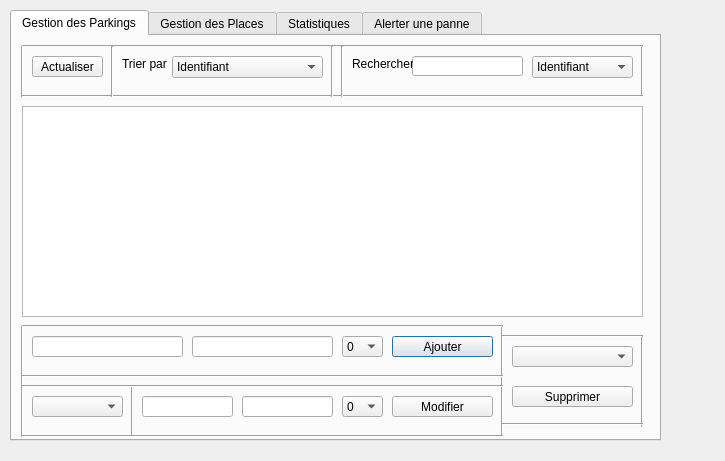
<?xml version="1.0" encoding="UTF-8"?>
<ui version="4.0">
 <class>gerer_parking</class>
 <widget class="QDialog" name="gerer_parking">
  <property name="geometry">
   <rect>
    <x>0</x>
    <y>0</y>
    <width>725</width>
    <height>461</height>
   </rect>
  </property>
  <property name="windowTitle">
   <string>Dialog</string>
  </property>
  <widget class="QTabWidget" name="tabWidget">
   <property name="geometry">
    <rect>
     <x>10</x>
     <y>10</y>
     <width>651</width>
     <height>431</height>
    </rect>
   </property>
   <property name="styleSheet">
    <string notr="true"/>
   </property>
   <property name="currentIndex">
    <number>0</number>
   </property>
   <widget class="QWidget" name="tab_4">
    <attribute name="title">
     <string>Gestion des Parkings</string>
    </attribute>
    <widget class="QTableView" name="tabParking">
     <property name="geometry">
      <rect>
       <x>10</x>
       <y>70</y>
       <width>621</width>
       <height>211</height>
      </rect>
     </property>
    </widget>
    <widget class="QLineEdit" name="idPar">
     <property name="geometry">
      <rect>
       <x>20</x>
       <y>300</y>
       <width>151</width>
       <height>21</height>
      </rect>
     </property>
    </widget>
    <widget class="QLineEdit" name="capacitePar">
     <property name="geometry">
      <rect>
       <x>180</x>
       <y>300</y>
       <width>141</width>
       <height>21</height>
      </rect>
     </property>
    </widget>
    <widget class="QPushButton" name="ajouterPar">
     <property name="geometry">
      <rect>
       <x>380</x>
       <y>300</y>
       <width>101</width>
       <height>21</height>
      </rect>
     </property>
     <property name="text">
      <string>Ajouter</string>
     </property>
    </widget>
    <widget class="QComboBox" name="etatComboPar">
     <property name="geometry">
      <rect>
       <x>330</x>
       <y>300</y>
       <width>41</width>
       <height>21</height>
      </rect>
     </property>
     <item>
      <property name="text">
       <string>0</string>
      </property>
     </item>
     <item>
      <property name="text">
       <string>1</string>
      </property>
     </item>
    </widget>
    <widget class="Line" name="line_5">
     <property name="geometry">
      <rect>
       <x>0</x>
       <y>10</y>
       <width>20</width>
       <height>51</height>
      </rect>
     </property>
     <property name="orientation">
      <enum>Qt::Vertical</enum>
     </property>
    </widget>
    <widget class="Line" name="line_6">
     <property name="geometry">
      <rect>
       <x>620</x>
       <y>10</y>
       <width>20</width>
       <height>51</height>
      </rect>
     </property>
     <property name="orientation">
      <enum>Qt::Vertical</enum>
     </property>
    </widget>
    <widget class="Line" name="line_7">
     <property name="geometry">
      <rect>
       <x>620</x>
       <y>300</y>
       <width>20</width>
       <height>91</height>
      </rect>
     </property>
     <property name="orientation">
      <enum>Qt::Vertical</enum>
     </property>
    </widget>
    <widget class="Line" name="line_8">
     <property name="geometry">
      <rect>
       <x>0</x>
       <y>290</y>
       <width>20</width>
       <height>111</height>
      </rect>
     </property>
     <property name="orientation">
      <enum>Qt::Vertical</enum>
     </property>
    </widget>
    <widget class="Line" name="line_9">
     <property name="geometry">
      <rect>
       <x>480</x>
       <y>290</y>
       <width>20</width>
       <height>111</height>
      </rect>
     </property>
     <property name="orientation">
      <enum>Qt::Vertical</enum>
     </property>
    </widget>
    <widget class="Line" name="line_10">
     <property name="geometry">
      <rect>
       <x>10</x>
       <y>330</y>
       <width>481</width>
       <height>20</height>
      </rect>
     </property>
     <property name="orientation">
      <enum>Qt::Horizontal</enum>
     </property>
    </widget>
    <widget class="QComboBox" name="idSupprComboPar">
     <property name="geometry">
      <rect>
       <x>500</x>
       <y>310</y>
       <width>121</width>
       <height>21</height>
      </rect>
     </property>
    </widget>
    <widget class="QPushButton" name="supprPar">
     <property name="geometry">
      <rect>
       <x>500</x>
       <y>350</y>
       <width>121</width>
       <height>21</height>
      </rect>
     </property>
     <property name="text">
      <string>Supprimer</string>
     </property>
    </widget>
    <widget class="Line" name="line_11">
     <property name="geometry">
      <rect>
       <x>490</x>
       <y>380</y>
       <width>141</width>
       <height>16</height>
      </rect>
     </property>
     <property name="orientation">
      <enum>Qt::Horizontal</enum>
     </property>
    </widget>
    <widget class="QLineEdit" name="idModifPar">
     <property name="geometry">
      <rect>
       <x>130</x>
       <y>360</y>
       <width>91</width>
       <height>21</height>
      </rect>
     </property>
    </widget>
    <widget class="QLineEdit" name="capaciteModifPar">
     <property name="geometry">
      <rect>
       <x>230</x>
       <y>360</y>
       <width>91</width>
       <height>21</height>
      </rect>
     </property>
    </widget>
    <widget class="QComboBox" name="etatModifComboPar">
     <property name="geometry">
      <rect>
       <x>330</x>
       <y>360</y>
       <width>41</width>
       <height>21</height>
      </rect>
     </property>
     <item>
      <property name="text">
       <string>0</string>
      </property>
     </item>
     <item>
      <property name="text">
       <string>1</string>
      </property>
     </item>
    </widget>
    <widget class="QPushButton" name="modifPar">
     <property name="geometry">
      <rect>
       <x>380</x>
       <y>360</y>
       <width>101</width>
       <height>21</height>
      </rect>
     </property>
     <property name="text">
      <string>Modifier</string>
     </property>
    </widget>
    <widget class="Line" name="line_17">
     <property name="geometry">
      <rect>
       <x>110</x>
       <y>350</y>
       <width>20</width>
       <height>51</height>
      </rect>
     </property>
     <property name="orientation">
      <enum>Qt::Vertical</enum>
     </property>
    </widget>
    <widget class="Line" name="line_18">
     <property name="geometry">
      <rect>
       <x>10</x>
       <y>340</y>
       <width>481</width>
       <height>20</height>
      </rect>
     </property>
     <property name="orientation">
      <enum>Qt::Horizontal</enum>
     </property>
    </widget>
    <widget class="Line" name="line_19">
     <property name="geometry">
      <rect>
       <x>10</x>
       <y>390</y>
       <width>481</width>
       <height>20</height>
      </rect>
     </property>
     <property name="orientation">
      <enum>Qt::Horizontal</enum>
     </property>
    </widget>
    <widget class="Line" name="line_21">
     <property name="geometry">
      <rect>
       <x>10</x>
       <y>280</y>
       <width>481</width>
       <height>20</height>
      </rect>
     </property>
     <property name="orientation">
      <enum>Qt::Horizontal</enum>
     </property>
    </widget>
    <widget class="Line" name="line_20">
     <property name="geometry">
      <rect>
       <x>490</x>
       <y>290</y>
       <width>141</width>
       <height>20</height>
      </rect>
     </property>
     <property name="orientation">
      <enum>Qt::Horizontal</enum>
     </property>
    </widget>
    <widget class="Line" name="line_22">
     <property name="geometry">
      <rect>
       <x>10</x>
       <y>50</y>
       <width>621</width>
       <height>20</height>
      </rect>
     </property>
     <property name="orientation">
      <enum>Qt::Horizontal</enum>
     </property>
    </widget>
    <widget class="Line" name="line_23">
     <property name="geometry">
      <rect>
       <x>10</x>
       <y>0</y>
       <width>621</width>
       <height>20</height>
      </rect>
     </property>
     <property name="orientation">
      <enum>Qt::Horizontal</enum>
     </property>
    </widget>
    <widget class="QComboBox" name="idModifComboPar">
     <property name="geometry">
      <rect>
       <x>20</x>
       <y>360</y>
       <width>91</width>
       <height>21</height>
      </rect>
     </property>
    </widget>
    <widget class="Line" name="line_62">
     <property name="geometry">
      <rect>
       <x>90</x>
       <y>10</y>
       <width>20</width>
       <height>51</height>
      </rect>
     </property>
     <property name="orientation">
      <enum>Qt::Vertical</enum>
     </property>
    </widget>
    <widget class="QLabel" name="label_16">
     <property name="geometry">
      <rect>
       <x>110</x>
       <y>20</y>
       <width>51</width>
       <height>16</height>
      </rect>
     </property>
     <property name="text">
      <string>Trier par</string>
     </property>
    </widget>
    <widget class="QPushButton" name="rafraichirPar">
     <property name="geometry">
      <rect>
       <x>20</x>
       <y>20</y>
       <width>71</width>
       <height>21</height>
      </rect>
     </property>
     <property name="text">
      <string>Actualiser</string>
     </property>
    </widget>
    <widget class="Line" name="line_61">
     <property name="geometry">
      <rect>
       <x>320</x>
       <y>10</y>
       <width>20</width>
       <height>51</height>
      </rect>
     </property>
     <property name="orientation">
      <enum>Qt::Vertical</enum>
     </property>
    </widget>
    <widget class="QLineEdit" name="rechTextPar">
     <property name="geometry">
      <rect>
       <x>400</x>
       <y>20</y>
       <width>111</width>
       <height>20</height>
      </rect>
     </property>
    </widget>
    <widget class="QComboBox" name="triComboPar">
     <property name="geometry">
      <rect>
       <x>160</x>
       <y>20</y>
       <width>151</width>
       <height>22</height>
      </rect>
     </property>
     <item>
      <property name="text">
       <string>Identifiant</string>
      </property>
     </item>
     <item>
      <property name="text">
       <string>Capacite</string>
      </property>
     </item>
     <item>
      <property name="text">
       <string>Etat</string>
      </property>
     </item>
    </widget>
    <widget class="QComboBox" name="rechComboPar">
     <property name="geometry">
      <rect>
       <x>520</x>
       <y>20</y>
       <width>101</width>
       <height>22</height>
      </rect>
     </property>
     <item>
      <property name="text">
       <string>Identifiant</string>
      </property>
     </item>
     <item>
      <property name="text">
       <string>Capacite</string>
      </property>
     </item>
     <item>
      <property name="text">
       <string>Etat</string>
      </property>
     </item>
    </widget>
    <widget class="Line" name="line_59">
     <property name="geometry">
      <rect>
       <x>310</x>
       <y>10</y>
       <width>20</width>
       <height>51</height>
      </rect>
     </property>
     <property name="orientation">
      <enum>Qt::Vertical</enum>
     </property>
    </widget>
    <widget class="QLabel" name="label_17">
     <property name="geometry">
      <rect>
       <x>340</x>
       <y>20</y>
       <width>61</width>
       <height>16</height>
      </rect>
     </property>
     <property name="text">
      <string>Rechercher</string>
     </property>
    </widget>
   </widget>
   <widget class="QWidget" name="tab">
    <attribute name="title">
     <string>Gestion des Places</string>
    </attribute>
    <widget class="QComboBox" name="idSupprComboPl">
     <property name="geometry">
      <rect>
       <x>500</x>
       <y>310</y>
       <width>121</width>
       <height>21</height>
      </rect>
     </property>
    </widget>
    <widget class="QLineEdit" name="idModifPl">
     <property name="geometry">
      <rect>
       <x>130</x>
       <y>360</y>
       <width>91</width>
       <height>21</height>
      </rect>
     </property>
    </widget>
    <widget class="Line" name="line_41">
     <property name="geometry">
      <rect>
       <x>620</x>
       <y>10</y>
       <width>20</width>
       <height>51</height>
      </rect>
     </property>
     <property name="orientation">
      <enum>Qt::Vertical</enum>
     </property>
    </widget>
    <widget class="QLabel" name="label_14">
     <property name="geometry">
      <rect>
       <x>110</x>
       <y>20</y>
       <width>51</width>
       <height>16</height>
      </rect>
     </property>
     <property name="text">
      <string>Trier par</string>
     </property>
    </widget>
    <widget class="Line" name="line_42">
     <property name="geometry">
      <rect>
       <x>10</x>
       <y>0</y>
       <width>621</width>
       <height>20</height>
      </rect>
     </property>
     <property name="orientation">
      <enum>Qt::Horizontal</enum>
     </property>
    </widget>
    <widget class="QComboBox" name="etatModifComboPl">
     <property name="geometry">
      <rect>
       <x>230</x>
       <y>360</y>
       <width>41</width>
       <height>21</height>
      </rect>
     </property>
     <item>
      <property name="text">
       <string>0</string>
      </property>
     </item>
     <item>
      <property name="text">
       <string>1</string>
      </property>
     </item>
    </widget>
    <widget class="Line" name="line_43">
     <property name="geometry">
      <rect>
       <x>620</x>
       <y>300</y>
       <width>20</width>
       <height>91</height>
      </rect>
     </property>
     <property name="orientation">
      <enum>Qt::Vertical</enum>
     </property>
    </widget>
    <widget class="QComboBox" name="triComboPl">
     <property name="geometry">
      <rect>
       <x>160</x>
       <y>20</y>
       <width>151</width>
       <height>22</height>
      </rect>
     </property>
     <item>
      <property name="text">
       <string>Identifiant</string>
      </property>
     </item>
     <item>
      <property name="text">
       <string>Etat</string>
      </property>
     </item>
     <item>
      <property name="text">
       <string>ID Parking</string>
      </property>
     </item>
    </widget>
    <widget class="QLabel" name="label_15">
     <property name="geometry">
      <rect>
       <x>340</x>
       <y>20</y>
       <width>61</width>
       <height>16</height>
      </rect>
     </property>
     <property name="text">
      <string>Rechercher</string>
     </property>
    </widget>
    <widget class="QComboBox" name="etatComboPl">
     <property name="geometry">
      <rect>
       <x>180</x>
       <y>300</y>
       <width>41</width>
       <height>21</height>
      </rect>
     </property>
     <item>
      <property name="text">
       <string>0</string>
      </property>
     </item>
     <item>
      <property name="text">
       <string>1</string>
      </property>
     </item>
    </widget>
    <widget class="QLineEdit" name="idPl">
     <property name="geometry">
      <rect>
       <x>20</x>
       <y>300</y>
       <width>151</width>
       <height>21</height>
      </rect>
     </property>
    </widget>
    <widget class="Line" name="line_44">
     <property name="geometry">
      <rect>
       <x>480</x>
       <y>290</y>
       <width>20</width>
       <height>111</height>
      </rect>
     </property>
     <property name="orientation">
      <enum>Qt::Vertical</enum>
     </property>
    </widget>
    <widget class="QLineEdit" name="rechTextPl">
     <property name="geometry">
      <rect>
       <x>400</x>
       <y>20</y>
       <width>111</width>
       <height>20</height>
      </rect>
     </property>
    </widget>
    <widget class="QComboBox" name="idModifComboPl">
     <property name="geometry">
      <rect>
       <x>20</x>
       <y>360</y>
       <width>91</width>
       <height>21</height>
      </rect>
     </property>
    </widget>
    <widget class="Line" name="line_45">
     <property name="geometry">
      <rect>
       <x>490</x>
       <y>290</y>
       <width>141</width>
       <height>20</height>
      </rect>
     </property>
     <property name="orientation">
      <enum>Qt::Horizontal</enum>
     </property>
    </widget>
    <widget class="QPushButton" name="ajouterPl">
     <property name="geometry">
      <rect>
       <x>380</x>
       <y>300</y>
       <width>101</width>
       <height>21</height>
      </rect>
     </property>
     <property name="text">
      <string>Ajouter</string>
     </property>
    </widget>
    <widget class="Line" name="line_46">
     <property name="geometry">
      <rect>
       <x>0</x>
       <y>10</y>
       <width>20</width>
       <height>51</height>
      </rect>
     </property>
     <property name="orientation">
      <enum>Qt::Vertical</enum>
     </property>
    </widget>
    <widget class="Line" name="line_47">
     <property name="geometry">
      <rect>
       <x>10</x>
       <y>280</y>
       <width>481</width>
       <height>20</height>
      </rect>
     </property>
     <property name="orientation">
      <enum>Qt::Horizontal</enum>
     </property>
    </widget>
    <widget class="Line" name="line_48">
     <property name="geometry">
      <rect>
       <x>310</x>
       <y>10</y>
       <width>20</width>
       <height>51</height>
      </rect>
     </property>
     <property name="orientation">
      <enum>Qt::Vertical</enum>
     </property>
    </widget>
    <widget class="Line" name="line_49">
     <property name="geometry">
      <rect>
       <x>490</x>
       <y>380</y>
       <width>141</width>
       <height>16</height>
      </rect>
     </property>
     <property name="orientation">
      <enum>Qt::Horizontal</enum>
     </property>
    </widget>
    <widget class="Line" name="line_50">
     <property name="geometry">
      <rect>
       <x>10</x>
       <y>390</y>
       <width>481</width>
       <height>20</height>
      </rect>
     </property>
     <property name="orientation">
      <enum>Qt::Horizontal</enum>
     </property>
    </widget>
    <widget class="Line" name="line_51">
     <property name="geometry">
      <rect>
       <x>10</x>
       <y>330</y>
       <width>481</width>
       <height>20</height>
      </rect>
     </property>
     <property name="orientation">
      <enum>Qt::Horizontal</enum>
     </property>
    </widget>
    <widget class="Line" name="line_52">
     <property name="geometry">
      <rect>
       <x>0</x>
       <y>290</y>
       <width>20</width>
       <height>111</height>
      </rect>
     </property>
     <property name="orientation">
      <enum>Qt::Vertical</enum>
     </property>
    </widget>
    <widget class="Line" name="line_53">
     <property name="geometry">
      <rect>
       <x>10</x>
       <y>50</y>
       <width>621</width>
       <height>20</height>
      </rect>
     </property>
     <property name="orientation">
      <enum>Qt::Horizontal</enum>
     </property>
    </widget>
    <widget class="QComboBox" name="rechComboPl">
     <property name="geometry">
      <rect>
       <x>520</x>
       <y>20</y>
       <width>101</width>
       <height>22</height>
      </rect>
     </property>
     <item>
      <property name="text">
       <string>Identifiant</string>
      </property>
     </item>
     <item>
      <property name="text">
       <string>Etat</string>
      </property>
     </item>
     <item>
      <property name="text">
       <string>ID Parking</string>
      </property>
     </item>
    </widget>
    <widget class="Line" name="line_54">
     <property name="geometry">
      <rect>
       <x>10</x>
       <y>340</y>
       <width>481</width>
       <height>20</height>
      </rect>
     </property>
     <property name="orientation">
      <enum>Qt::Horizontal</enum>
     </property>
    </widget>
    <widget class="QTableView" name="tabPlace">
     <property name="geometry">
      <rect>
       <x>10</x>
       <y>70</y>
       <width>621</width>
       <height>211</height>
      </rect>
     </property>
    </widget>
    <widget class="QPushButton" name="supprPl">
     <property name="geometry">
      <rect>
       <x>500</x>
       <y>350</y>
       <width>121</width>
       <height>21</height>
      </rect>
     </property>
     <property name="text">
      <string>Supprimer</string>
     </property>
    </widget>
    <widget class="QPushButton" name="modifPl">
     <property name="geometry">
      <rect>
       <x>380</x>
       <y>360</y>
       <width>101</width>
       <height>21</height>
      </rect>
     </property>
     <property name="text">
      <string>Modifier</string>
     </property>
    </widget>
    <widget class="Line" name="line_55">
     <property name="geometry">
      <rect>
       <x>320</x>
       <y>10</y>
       <width>20</width>
       <height>51</height>
      </rect>
     </property>
     <property name="orientation">
      <enum>Qt::Vertical</enum>
     </property>
    </widget>
    <widget class="Line" name="line_56">
     <property name="geometry">
      <rect>
       <x>110</x>
       <y>350</y>
       <width>20</width>
       <height>51</height>
      </rect>
     </property>
     <property name="orientation">
      <enum>Qt::Vertical</enum>
     </property>
    </widget>
    <widget class="Line" name="line_58">
     <property name="geometry">
      <rect>
       <x>90</x>
       <y>10</y>
       <width>20</width>
       <height>51</height>
      </rect>
     </property>
     <property name="orientation">
      <enum>Qt::Vertical</enum>
     </property>
    </widget>
    <widget class="QPushButton" name="rafraichirPl">
     <property name="geometry">
      <rect>
       <x>20</x>
       <y>20</y>
       <width>71</width>
       <height>21</height>
      </rect>
     </property>
     <property name="text">
      <string>Actualiser</string>
     </property>
    </widget>
    <widget class="QComboBox" name="idparkingModifComboPl">
     <property name="geometry">
      <rect>
       <x>280</x>
       <y>360</y>
       <width>91</width>
       <height>21</height>
      </rect>
     </property>
    </widget>
    <widget class="QComboBox" name="idparkingComboPl">
     <property name="geometry">
      <rect>
       <x>230</x>
       <y>300</y>
       <width>141</width>
       <height>21</height>
      </rect>
     </property>
    </widget>
   </widget>
   <widget class="QWidget" name="tab_2">
    <attribute name="title">
     <string>Statistiques</string>
    </attribute>
    <widget class="QChartView" name="statBox">
     <property name="geometry">
      <rect>
       <x>0</x>
       <y>0</y>
       <width>641</width>
       <height>381</height>
      </rect>
     </property>
    </widget>
    <widget class="QComboBox" name="statCombo">
     <property name="geometry">
      <rect>
       <x>10</x>
       <y>10</y>
       <width>171</width>
       <height>22</height>
      </rect>
     </property>
     <item>
      <property name="text">
       <string>Parkings les plus occupés</string>
      </property>
     </item>
     <item>
      <property name="text">
       <string>Parkings les moins occupés</string>
      </property>
     </item>
    </widget>
   </widget>
   <widget class="QWidget" name="tab_3">
    <attribute name="title">
     <string>Alerter une panne</string>
    </attribute>
    <widget class="QPushButton" name="envoyer">
     <property name="geometry">
      <rect>
       <x>170</x>
       <y>110</y>
       <width>321</width>
       <height>151</height>
      </rect>
     </property>
     <property name="text">
      <string>Envoyer</string>
     </property>
    </widget>
   </widget>
  </widget>
 </widget>
 <customwidgets>
  <customwidget>
   <class>QChartView</class>
   <extends>QGraphicsView</extends>
   <header>QtCharts</header>
  </customwidget>
 </customwidgets>
 <resources/>
 <connections/>
</ui>
